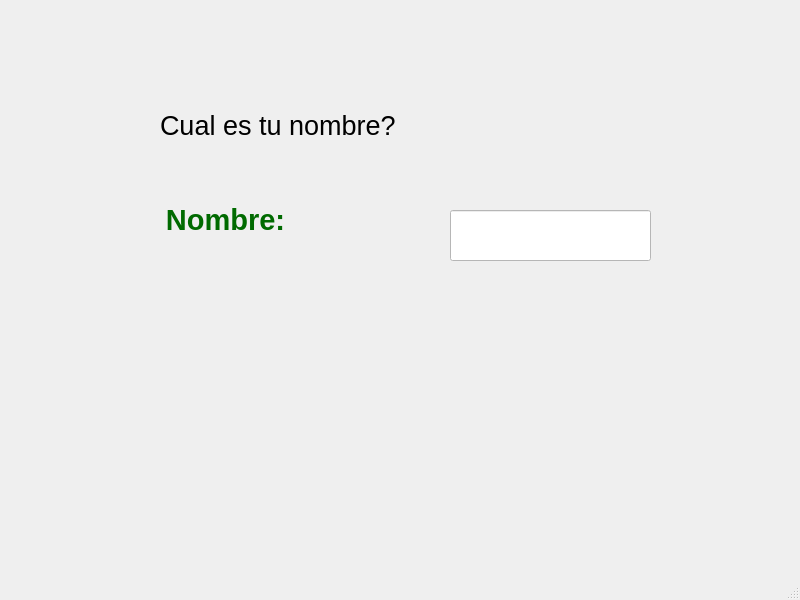
<?xml version="1.0" encoding="UTF-8"?>
<ui version="4.0">
 <class>MainWindow</class>
 <widget class="QMainWindow" name="MainWindow">
  <property name="geometry">
   <rect>
    <x>0</x>
    <y>0</y>
    <width>800</width>
    <height>600</height>
   </rect>
  </property>
  <property name="windowTitle">
   <string>MainWindow</string>
  </property>
  <widget class="QWidget" name="centralwidget">
   <widget class="QLabel" name="label">
    <property name="geometry">
     <rect>
      <x>160</x>
      <y>50</y>
      <width>531</width>
      <height>151</height>
     </rect>
    </property>
    <property name="font">
     <font>
      <pointsize>20</pointsize>
     </font>
    </property>
    <property name="text">
     <string>Cual es tu nombre?</string>
    </property>
   </widget>
   <widget class="QLineEdit" name="txt_nombre">
    <property name="geometry">
     <rect>
      <x>450</x>
      <y>210</y>
      <width>201</width>
      <height>51</height>
     </rect>
    </property>
    <property name="font">
     <font>
      <pointsize>20</pointsize>
     </font>
    </property>
    <property name="styleSheet">
     <string notr="true">background-color: rgb(255, 255, 255);</string>
    </property>
    <property name="text">
     <string/>
    </property>
    <property name="alignment">
     <set>Qt::AlignCenter</set>
    </property>
   </widget>
   <widget class="QLabel" name="label_2">
    <property name="geometry">
     <rect>
      <x>140</x>
      <y>180</y>
      <width>171</width>
      <height>81</height>
     </rect>
    </property>
    <property name="text">
     <string>&lt;html&gt;&lt;head/&gt;&lt;body&gt;&lt;p align=&quot;center&quot;&gt;&lt;span style=&quot; font-size:22pt; font-weight:600; color:#006a00;&quot;&gt;Nombre:&lt;/span&gt;&lt;/p&gt;&lt;/body&gt;&lt;/html&gt;</string>
    </property>
   </widget>
  </widget>
  <widget class="QMenuBar" name="menubar">
   <property name="geometry">
    <rect>
     <x>0</x>
     <y>0</y>
     <width>800</width>
     <height>26</height>
    </rect>
   </property>
  </widget>
  <widget class="QStatusBar" name="statusbar"/>
 </widget>
 <resources/>
 <connections/>
</ui>
